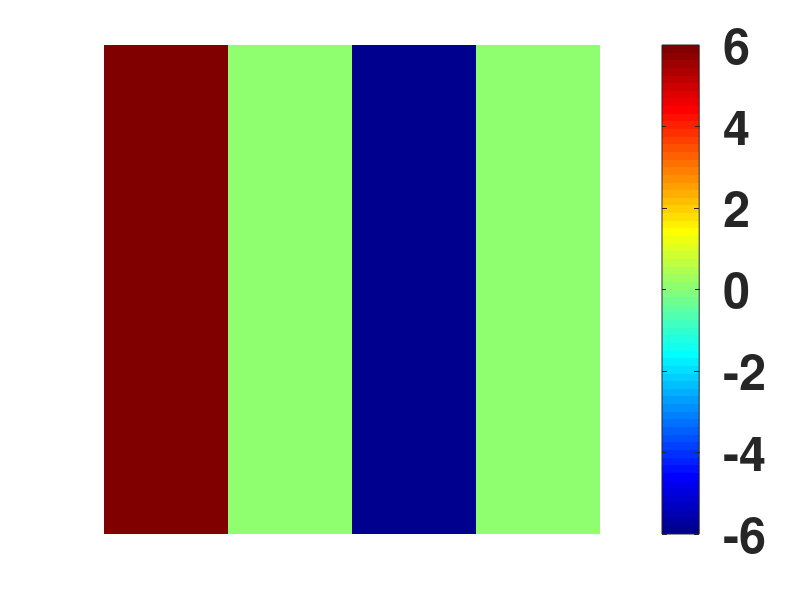

The MATLAB script that drew this image: (Note: this script raises an error after producing the figure.)
figure('position',[100,100,400,400]);

imagesc([6,0,-6,0])
axis off
colormap jet
colorbar('Fontsize',35,'Fontweight','Bold','Ticks',[-6,-3, 0, 3, 6], 'location', 'eastoutside')
set(gcf,'color','w')